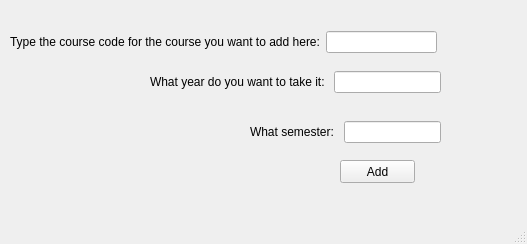
<?xml version="1.0" encoding="UTF-8"?>
<ui version="4.0">
 <class>addCourseWindow</class>
 <widget class="QMainWindow" name="addCourseWindow">
  <property name="geometry">
   <rect>
    <x>0</x>
    <y>0</y>
    <width>527</width>
    <height>244</height>
   </rect>
  </property>
  <property name="windowTitle">
   <string>MainWindow</string>
  </property>
  <widget class="QWidget" name="centralwidget">
   <widget class="QPushButton" name="addBtn">
    <property name="geometry">
     <rect>
      <x>340</x>
      <y>160</y>
      <width>75</width>
      <height>23</height>
     </rect>
    </property>
    <property name="text">
     <string>Add</string>
    </property>
   </widget>
   <widget class="QWidget" name="layoutWidget">
    <property name="geometry">
     <rect>
      <x>10</x>
      <y>30</y>
      <width>427</width>
      <height>24</height>
     </rect>
    </property>
    <layout class="QHBoxLayout" name="horizontalLayout">
     <item>
      <widget class="QLabel" name="label">
       <property name="text">
        <string>Type the course code for the course you want to add here:</string>
       </property>
      </widget>
     </item>
     <item>
      <widget class="QLineEdit" name="courseIn"/>
     </item>
    </layout>
   </widget>
   <widget class="QWidget" name="layoutWidget">
    <property name="geometry">
     <rect>
      <x>150</x>
      <y>70</y>
      <width>291</width>
      <height>24</height>
     </rect>
    </property>
    <layout class="QHBoxLayout" name="horizontalLayout_2">
     <item>
      <widget class="QLabel" name="label_2">
       <property name="text">
        <string>What year do you want to take it: </string>
       </property>
      </widget>
     </item>
     <item>
      <widget class="QLineEdit" name="yeaIn"/>
     </item>
    </layout>
   </widget>
   <widget class="QWidget" name="layoutWidget">
    <property name="geometry">
     <rect>
      <x>250</x>
      <y>120</y>
      <width>191</width>
      <height>24</height>
     </rect>
    </property>
    <layout class="QHBoxLayout" name="horizontalLayout_3">
     <item>
      <widget class="QLabel" name="label_3">
       <property name="text">
        <string>What semester: </string>
       </property>
      </widget>
     </item>
     <item>
      <widget class="QLineEdit" name="lineEdit_2"/>
     </item>
    </layout>
   </widget>
  </widget>
  <widget class="QMenuBar" name="menubar">
   <property name="geometry">
    <rect>
     <x>0</x>
     <y>0</y>
     <width>527</width>
     <height>21</height>
    </rect>
   </property>
  </widget>
  <widget class="QStatusBar" name="statusbar"/>
 </widget>
 <resources/>
 <connections/>
</ui>
